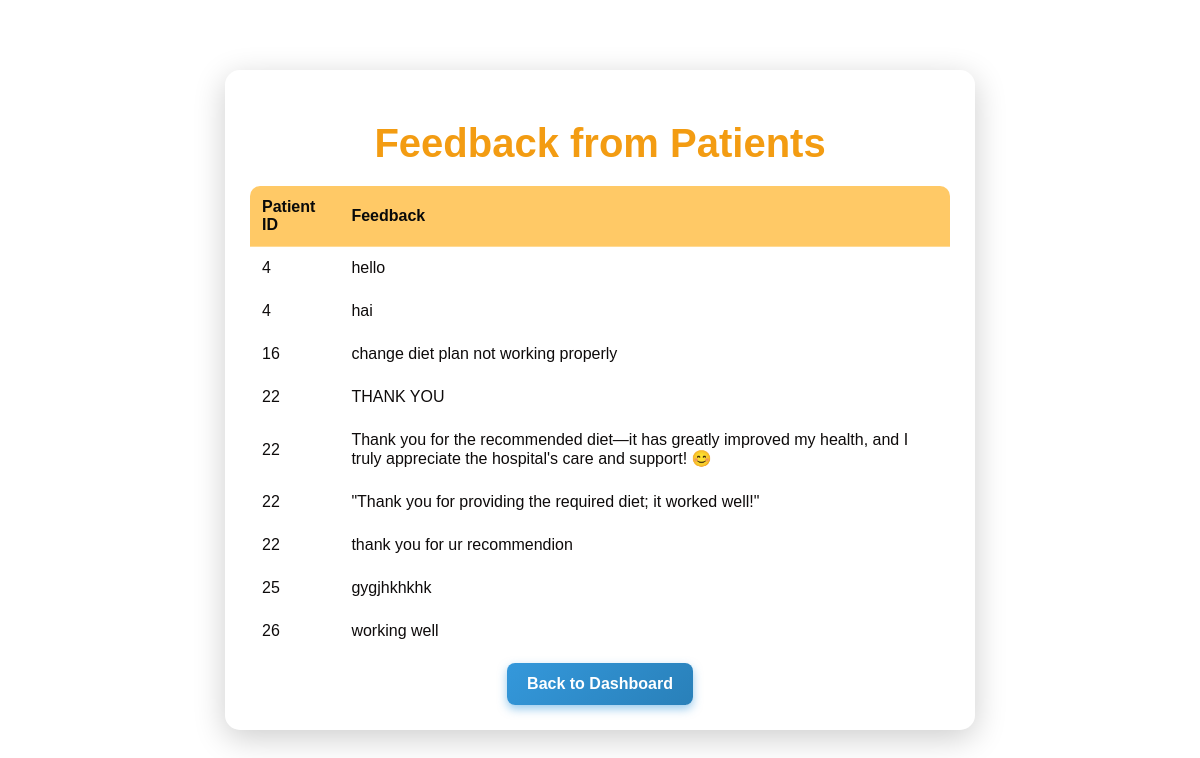
/view_feedback, run on the app's committed database.
### tables this page shows
CREATE TABLE feedback (
                 id INTEGER PRIMARY KEY AUTOINCREMENT,
                 patient_id INTEGER, feedback TEXT);

### app.py (the view)
@app.route("/view_feedback")
def view_feedback():
    conn = get_db_connection()
    c = conn.cursor()
    c.execute("SELECT patient_id, feedback FROM feedback")
    feedback_list = c.fetchall()
    conn.close()
    return render_template("view_feedback.html", feedback_list=feedback_list)

### app.py (called while the page is built)
def get_db_connection():
    conn = sqlite3.connect('hospital.db')
    conn.row_factory = sqlite3.Row  # Allows us to access columns by name
    return conn

### templates/view_feedback.html (shortened to what this page needs)
<!DOCTYPE html>
<html lang="en">
<head>
    <link rel="stylesheet" href="{{ url_for('static', filename='styles.css') }}">
</head>
<body>
    <div class="container">
        <h1>Feedback from Patients</h1>
        {% if feedback_list %}
            <table class="styled-table">
                <tr>
                    <th>Patient ID</th>
                    <th>Feedback</th>
                </tr>
                {% for feedback in feedback_list %}
                <tr>
                    <td>{{ feedback[0] }}</td>
                    <td>{{ feedback[1] }}</td>
                </tr>
                {% endfor %}
            </table>
        {% else %}
            <p>No feedback available.</p>
        {% endif %}
        <a href="{{ url_for('admin_dashboard') }}" class="btn btn-secondary">Back to Dashboard</a>
    </div>
</body>
</html>

### static/styles.css (style rules this page uses)
body { font-family: 'Poppins', sans-serif; background: url('https://img.freepik.com/premium-photo/healthy-food-ingredients-blue-background_1249787-40657.jpg') no-repeat center center/cover; margin: 0; padding: 0; color: rgb(23, 131, 131); display: flex; justify-content: center; align-items: center; height: 100vh; position: relative; }
.container { position: relative; max-width: 700px; width: 90%; padding: 25px; background: rgba(255, 255, 255, 0.15); border-radius: 15px; box-shadow: 0 8px 32px rgba(0, 0, 0, 0.2); text-align: center; backdrop-filter: blur(15px); animation: fadeIn 1s ease-in-out; }
.btn { display: inline-block; padding: 12px 20px; text-align: center; text-decoration: none; font-weight: bold; font-size: 16px; color: white; border-radius: 8px; transition: all 0.3s ease; border: none; cursor: pointer; margin-top: 10px; }
.btn-secondary { background: linear-gradient(135deg, #f39c12, #d35400); box-shadow: 0px 4px 10px rgba(255, 165, 0, 0.5); }
h1 { font-size: 2.5em; color: #f39c12; margin-bottom: 10px; }
.btn-secondary { background: linear-gradient(135deg, #3498db, #2980b9); box-shadow: 0px 4px 10px rgba(52, 152, 219, 0.5); }
.styled-table { width: 100%; max-width: 100%; border-collapse: collapse; margin-top: 20px; background: rgba(255, 255, 255, 0.2); border-radius: 10px; overflow: hidden; box-shadow: 0 4px 10px rgba(255, 255, 255, 0.1); color: rgb(14, 11, 11); }
.styled-table th, .styled-table td { padding: 12px; text-align: left; border-bottom: 1px solid rgba(255, 255, 255, 0.3); }
.styled-table th { background-color: rgba(255, 165, 0, 0.6); color: rgb(9, 10, 10); font-weight: bold; }

### data on the page
feedback: patient "4", feedback "hello"
feedback: patient "4", feedback "hai"
feedback: patient "16", feedback "change diet plan not working properly"
feedback: patient "22", feedback "THANK YOU"
feedback: patient "22", feedback "Thank you for the recommended diet—it has greatly improved my health, and I truly appreciate the hospital's care and support! 😊"
feedback: patient "22", feedback "\"Thank you for providing the required diet; it worked well!\""
feedback: patient "22", feedback "thank you for ur recommendion"
feedback: patient "25", feedback "gygjhkhkhk"
feedback: patient "26", feedback "working well"
